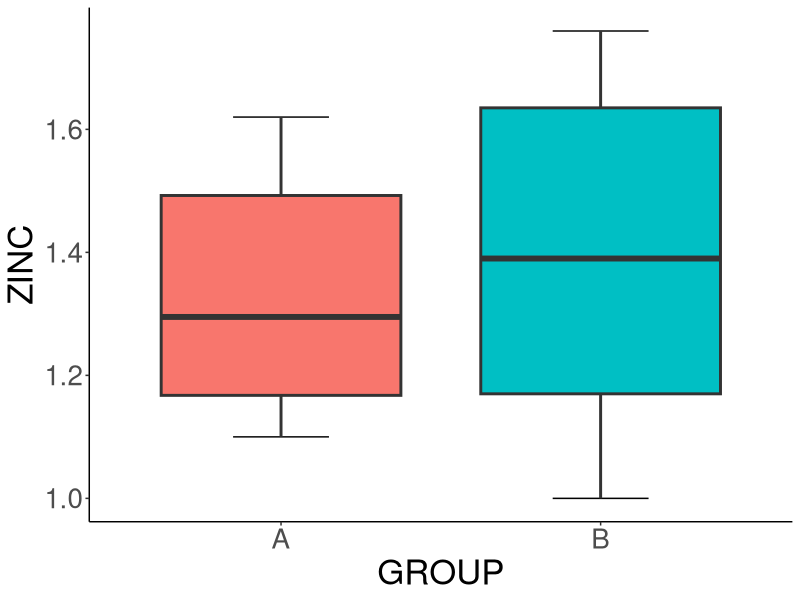

This figure's R source:
# ******>>>>> Dingjue Ji dj333 <<<<<******
#
# I worked with * list other students here if applicable *
#
# STAT 230 Homework 1
# Due Monday, September 12, 9 AM
#
################################################################################
# INSTRUCTIONS begin here.
#
# AFTER doing the homework and BEFORE "compiling notebook" and printing,
# please DELETE this instruction section.  Save a tree.  (-- 1 point --)
#
# READ & REVIEW: the syllabus and everything posted thus far on
#        http://www.stat.yale.edu/~jay/230/
# In particular, this includes the somewhat lengthy ExtraIntroMaterial.pdf.
# You don't need to be confident at all with the code in this document, but
# you should understand the spirit of what is done.  Parts of the document
# relate directly or indirectly to parts of Homework 1.
#
# - Download a copy of this script to your computer.
# - Download Zinc.csv
# - Put them into a new Homework1 folder.  Stay organized.
# - Edit this document directly in R Studio as you work (never edit scripts
#   in MS Word -- nasty things happen with formatting and special characters)
# - Did you put your name at the top as indicated?
# - You'll write some basic code in this document, including code to
#   produce a plot.  When you do "compile notebook" the plot will be
#   automatically included in a file (likely HTML, but possibly PDF for some
#   of you).  You print that.  You don't print this script itself.
# - You'll need to submit two answers in ClassesV2 in the Tests & Quizzes area.
# - Compile this document!
# - Print and staple, hand in at the beginning of class.
# - An electronic copy of this R script uploaded to ClassesV2 as insurance
#   *** prior to 9 AM ***.  Something gets lost?  No problem, you have
#   proof of work completed on time.  This saved more than a few students
#   last year. (-- 1 point -- awarded for doing this!  So your uploaded file
#   needs to be called 'Homework1.R' with that precise capitalization!)
#
# To be clear -- because this is always a newbie gotcha:  Save this script
# with only the .R extension (don't let your computer name it something
# like Homework1.R.txt, for example) in a folder probably called "Homework1"
# of a class folder (probably called "STAT230").  The same advice regarding
# downloading Zinc.csv applies.  Keep your data analysis life well-organized
# and it will save you time.  Your homework will add to this file, below
# (that is, don't start a new file).
#
# END OF INSTRUCTIONS (delete instructions only once your work is complete,
# but make sure you've completely read and followed the instructions before
# deleting -- with such a large class, organization really matters for us)
################################################################################

############################################# 80 characters ####################
# PRELIMINARY EXPLORATION
#

x <- read.csv("Zinc.csv", as.is=TRUE)  # Run this line without an error
                                       # before continuing.

# Two groups of rats were given a dietary supplement of calcium (group A) or
# a placebo (group B).  The groups were formed at random. Later, zinc
# concentrations were measured from blood samples, because researchers
# hypothesized that blood zinc levels might be a side effect of a calcium
# dietary supplement.
#
# How large is the data set?  Take a look at the first few cases (rows) and
# the last few cases to see if it looks reasonable.  Sometimes, it doesn't.
# If you get errors, below, then you likely ignored an error, above.
#
# In the area immediately below, provide any code you use for this basic
# exploration.  It won't be graded, but it should be included here for
# completeness and for your own use:

x.dim<-dim(x)
head(x)
tail(x)

# END of your informal exploratory data analysis code.

################################################################################
# Problem A: produce a side-by-side boxplot that illustrates the distribution of
# ZINC measurements broken down by GROUP.  It's a single command (which might be
# broken onto multiple lines because you should make nice axis labels, etc...).
# When you "compile notebook" you'll get the plot for free in the compiled
# report!

# Your code to produce the plot for Problem A:

# Call ggplot2
library('ggplot2')
# Create a plot panel with box plot
mice.box<-ggplot(data = x, aes(x = factor(GROUP), y = ZINC))+
  stat_boxplot(geom = 'errorbar', width = 0.3)+
  geom_boxplot(aes(fill = factor(GROUP)), size=1)
# Add the label and change the theme.
mice.box<-mice.box+xlab('GROUP')+ 
  theme_classic()+theme(text = element_text(size=25))+guides(fill=FALSE)
# Show the figure
mice.box

# End of Problem A
################################################################################
# Problem B: The following command might be expected
# to produce a scatterplot.  But when run, it produces an error:
#
## > plot(x$ZINC[x$GROUP=="A"], x$ZINC[x$GROUP=="B"])
## Error in xy.coords(x, y, xlabel, ylabel, log) : 
##  'x' and 'y' lengths differ
#
# Special note: if you try to run this plot(...) command in your
# console and got a different error about object 'x' not found,
# then you forgot to interactively read in the data set for exploration
# via the read.csv(...) above.  The "compile notebook" process is run
# separately from your interactive R session in the Console.  Use the
# keyboard shortcuts or copy-paste to do the read.csv(...) in the console.
#
# We're going to ask you to answer two problems on ClassesV2 (as an
# experiment to see if it could save us all time).  But I'll pose
# the main question here.  First, with another student, discuss the error
# shown above with respect to R objects.  Second, for the homework,
# explain the error in the context of this problem
# (rat zinc measurements). This might require playing around just a
# little bit in R.
# 
try(plot(x$ZINC[x$GROUP=="A"], x$ZINC[x$GROUP=="B"]))
# Sample number for A group
length(which(x$GROUP=='A'))
# Sample number for B group
length(which(x$GROUP=='B'))
# End of Problem B
################################################################################
# Problem C: Go find a data set that is (preferably) a CSV file or some other
# nicely-formatted text file.  At this point, it should have variable names
# in the first row with the actual data cases starting in the second row.
# Otherwise, you may have trouble. If it's Excel, save it as CSV.  Put a copy of
# it into your Homework1 folder.  This should be a data set that you at least
# find mildly interesting.  Read the data set into R.  Look at the beginning
# and end (the first and last few rows) to make sure it seems sensible.
# Explore two or three of the variables with things like tables, summary
# statistics, and basic graphics (if all variables are categorical, you should
# investigate the function mosaicplot() in R).  Experiment with R and
# show us that you can manage the basics.

# Gene scoring data from Sfari including top genes related to autism
# and their refenrences and scores
score<-read.csv(file = 'gene-score.csv', header = TRUE)
# Look at the head of it
head(score)
# Look at the tail of it
tail(score)



# End of code/discussion for Problem C
################################################################################
#
# Done?  Press the "compile notebook" button in R Studio and produce either
# an HTML file or (if you get LaTeX installed) a PDF file.  Check it, make
# sure your name is on it, and print.  Printing this .R script without doing
# "compile notebook" is not sufficient.




